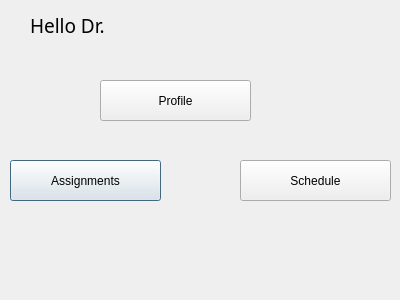
<?xml version="1.0" encoding="UTF-8"?>
<ui version="4.0">
 <class>docwindow</class>
 <widget class="QDialog" name="docwindow">
  <property name="geometry">
   <rect>
    <x>0</x>
    <y>0</y>
    <width>400</width>
    <height>300</height>
   </rect>
  </property>
  <property name="windowTitle">
   <string>Dialog</string>
  </property>
  <widget class="QPushButton" name="pushButton_profile_3">
   <property name="geometry">
    <rect>
     <x>10</x>
     <y>160</y>
     <width>151</width>
     <height>41</height>
    </rect>
   </property>
   <property name="text">
    <string>Assignments</string>
   </property>
  </widget>
  <widget class="QPushButton" name="pushButton_profile">
   <property name="geometry">
    <rect>
     <x>100</x>
     <y>80</y>
     <width>151</width>
     <height>41</height>
    </rect>
   </property>
   <property name="text">
    <string>Profile</string>
   </property>
  </widget>
  <widget class="QLabel" name="label_HelloDr">
   <property name="geometry">
    <rect>
     <x>30</x>
     <y>10</y>
     <width>151</width>
     <height>31</height>
    </rect>
   </property>
   <property name="font">
    <font>
     <family>Rage Italic</family>
     <pointsize>14</pointsize>
    </font>
   </property>
   <property name="text">
    <string>Hello Dr. </string>
   </property>
  </widget>
  <widget class="QPushButton" name="pushButton_profile_2">
   <property name="geometry">
    <rect>
     <x>240</x>
     <y>160</y>
     <width>151</width>
     <height>41</height>
    </rect>
   </property>
   <property name="text">
    <string>Schedule</string>
   </property>
  </widget>
 </widget>
 <resources/>
 <connections/>
</ui>
